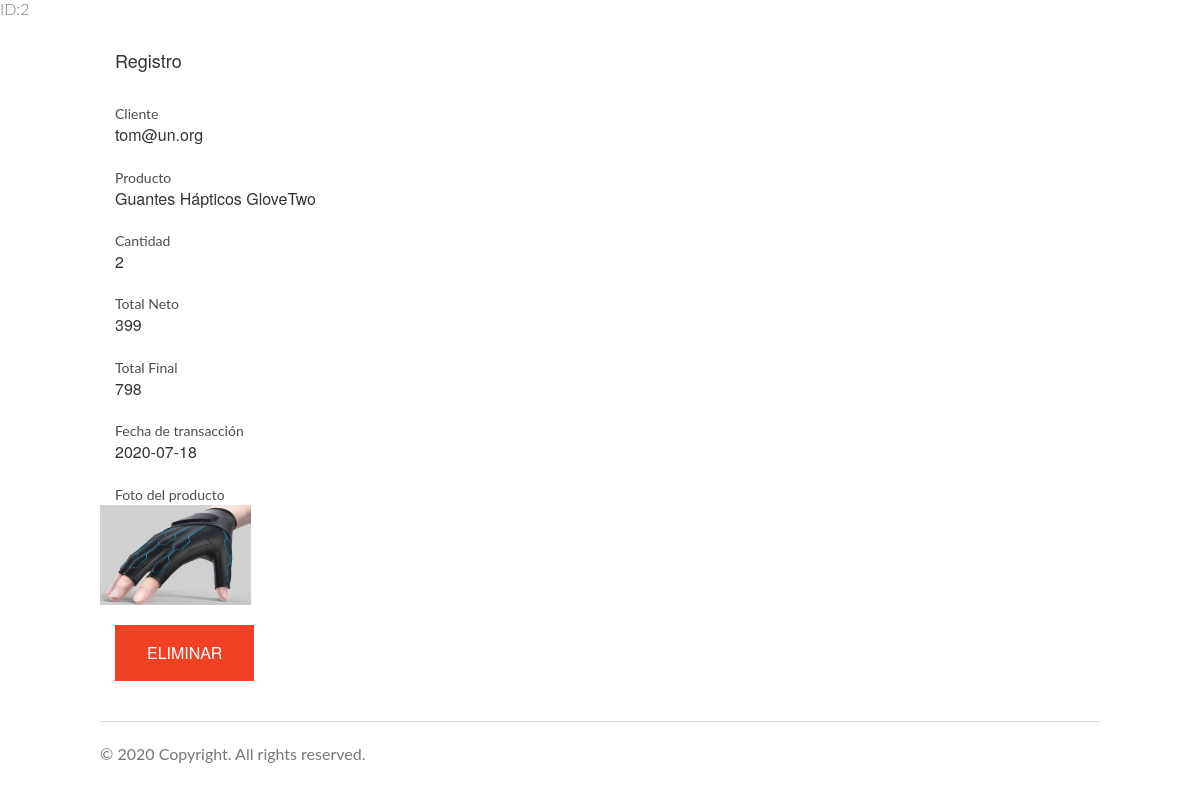
Page /admin/sale_details.php?id=2 on the committed database.
### tables this page shows
CREATE TABLE `ventas` (
  `id_cliente` int(11) NOT NULL,
  `id_producto` int(11) NOT NULL,
  `cantidad` int(11) NOT NULL DEFAULT 1,
  `total_neto` int(11) NOT NULL,
  `total_final` int(11) NOT NULL,
  `fecha_vent` date NOT NULL,
  `id_venta` int(11) NOT NULL
);

CREATE TABLE `clientes` (
  `id_cliente` int(11) NOT NULL,
  `nombre` varchar(50) NOT NULL,
  `direccion` varchar(250) NOT NULL,
  `correo` varchar(250) NOT NULL,
  `contrasena` varchar(254) NOT NULL,
  `photo` varchar(254) NOT NULL DEFAULT 'User_Circle.png'
);

CREATE TABLE `productos` (
  `id_producto` int(11) NOT NULL,
  `nombre` varchar(50) NOT NULL,
  `precio` int(11) NOT NULL,
  `descripcion` varchar(254) NOT NULL,
  `stock` int(11) NOT NULL,
  `photo` varchar(254) NOT NULL DEFAULT '40022.png'
);

### models/db/database_utilities.php (called while the page is built, shortened)
<?php
$mysqli = new mysqli(DB_HOST,DB_USER,DB_PASSWORD,DB_DATABASE);
function get_sale_by_id( $id )
{
	global $mysqli;
	$sql = "SELECT c.correo, p.nombre, v.cantidad, v.total_neto, v.total_final, v.fecha_vent, p.photo
				FROM `ventas` AS v
				INNER JOIN `clientes` AS c
    			ON v.id_cliente = c.id_cliente
				INNER JOIN `productos` AS p
    			ON v.id_producto = p.id_producto
				WHERE `id_venta` = {$id}";
	$result = $mysqli->query($sql);
	if( $result->num_rows )
		return $result->fetch_assoc();
	else
	 	echo "<script>Swal.fire('Error de identificación');</script>";
}

### admin/sale_details.php (the view, shortened to what this page needs)
<?php
  include_once('../models/db/database_utilities.php');
  $id = isset( $_GET['id'] ) ? $_GET['id'] : '';
  echo "ID:".$id;
  $venta = get_sale_by_id( $id );
?>
<!doctype html>
<html class="no-js" lang="en">
  <head>
    <link rel="stylesheet" href="css/foundation.css"/>
    <link rel="stylesheet" href="css/main.css"/>
  </head>
  <body>
    <div class="row">
      <div class="large-9 columns">
        <h3>Registro</h3>
        <div class="section-container tabs" data-section>
          <section class="section">
            <div class="content" data-slug="panel1">
              <form method="post" enctype="multipart/form-data">
                <div class="row">
                  <div class="large-12 columns">
                    <label>Cliente
                      <h4><?php echo $venta['correo']; ?></h4>
                    </label>
                  </div>
                </div>
                <div class="row">
                  <div class="large-12 columns">
                    <label>Producto
                      <h4><?php echo $venta['nombre']; ?></h4>
                    </label>
                  </div>
                </div>
                <div class="row">
                  <div class="large-12 columns">
                    <label>Cantidad
                      <h4><?php echo $venta['cantidad']; ?></h4>
                    </label>
                  </div>
                </div>
                <div class="row">
                  <div class="large-12 columns">
                    <label>Total Neto
                      <h4><?php echo $venta['total_neto']; ?></h4>
                    </label>
                  </div>
                </div>
                <div class="row">
                  <div class="large-12 columns">
                    <label>Total Final
                    <h4><?php echo $venta['total_final']; ?></h4>
                    </label>
                  </div>
                </div>
                <div class="row">
                  <div class="large-12 columns">
                    <label>Fecha de transacción
                    <h4><?php echo $venta['fecha_vent']; ?></h4>
                    </label>
                  </div>
                </div>
                <div class="row">
                  <div class="large-12 columns"  id="upload">
                      <label>Foto del producto
                      </label>
                  </div>
                  <img class="photo" src="../views/uploads/<?php echo $venta['photo']; ?>">
                </div>
                <div class="row">
                  <div class="large-4 columns">
                    <label>
                      <button class="button alert">
                        <a href="delete.php?id=<?php echo $id;?>&db=ventas">ELIMINAR</a>
                      </button>
                    </label>
                  </div>
                </div>
              </form>
            </div>
          </section>
        </div>
      </div>
      <?php require_once('footer.php'); ?>

### admin/css/main.css (style rules this page uses)
body { background-color:#FFF; font-family: "Lato", sans-serif; font-weight: 300; font-size:16px; line-height:18px; color:#777; }
a { color: #aa0a5f; }
a, a:hover, a:focus { text-decoration: none; outline: 0; }
h1, h2, h3, h4, h5, h6 { color: #333; margin:0; font-weight: normal; }
h3 { font-size: 18px; }
.large-9.columns h3 { padding: 30px 0 !important; }
.photo { height: 100px; object-fit: cover; }

### admin/sale_details.php (style rules this page uses)
h4 { font-size: 16px; margin-bottom: 20px; }
img { margin-bottom: 20px; }
a { color: #fff; }

### rows in the picture
ventas: id_cliente.correo "tom@un.org", id_producto.nombre "Guantes Hápticos GloveTwo", cantidad "2", total_neto "399", total_final "798", fecha_vent "2020-07-18", id_producto.photo (placeholder picture)

### other values in the picture
$id "2"
say_year() "2020"
